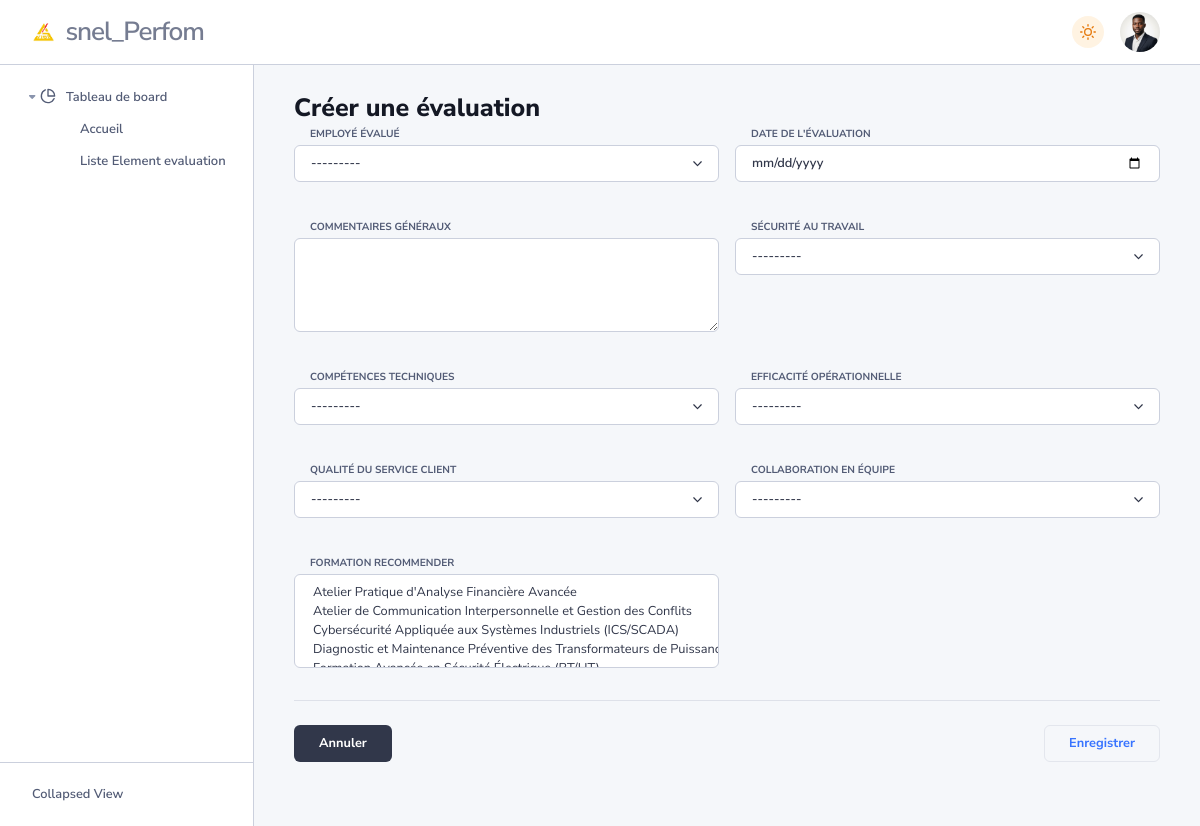
Screenshot of /goals/evaluer/ (signed in) with the database file from the repository.
### employee/models.py (models this page shows, shortened)
class Employee(AbstractUser):
    GENDER_CHOICES = [
        ('M', 'Masculin'),
        ('F', 'Féminin'),
        ('O', 'Autre'),
    ]
    CONTRACT_TYPE_CHOICES = [
        ('CDI', 'Contrat à Durée Indéterminée'),
        ('CDD', 'Contrat à Durée Déterminée'),
        ('INT', 'Intérim'),
        ('STA', 'Stage'),
        ('AUT', 'Autre'),
    ]
    EMPLOYEE_STATUS_CHOICES = [
        ('ACT', 'Actif'),
        ('CON', 'En Congé'),
        ('SUS', 'Suspendu'),
        ('RES', 'Démissionnaire'),
        ('LIC', 'Licencié'),
        ('RET', 'Retraité'),
    ]
    email = models.EmailField(unique=True, verbose_name="Adresse E-mail de Connexion")
    username = None
    USERNAME_FIELD = 'email'
    REQUIRED_FIELDS = []
    objects = CustomUserManager()
    employee_id = models.CharField(
        max_length=50, unique=True, blank=True,
        verbose_name="Numéro Matricule",
        help_text="Numéro d'identification unique de l'employé à la SNEL (généré automatiquement)."
    )
    is_hr = models.BooleanField(
        default=False, verbose_name="Est RH",
        help_text="Indique si l'utilisateur a des privilèges du département des ressources humaines."
    )
    is_manager = models.BooleanField(
        default=False, verbose_name="Est Manager",
        help_text="Indique si l'utilisateur est un manager avec une équipe à gérer."
    )
    is_admin = models.BooleanField(
        default=False, verbose_name="Est Administrateur",
    )
    date_of_birth = models.DateField(null=True, blank=True, verbose_name="Date de Naissance")
    gender = models.CharField(max_length=1, choices=GENDER_CHOICES, null=True, blank=True, verbose_name="Genre")
    phone_number = models.CharField(max_length=20, blank=True, null=True, verbose_name="Numéro de Téléphone")
    address = models.TextField(blank=True, null=True, verbose_name="Adresse Résidentielle")
    profile_picture = models.ImageField(upload_to='media/employee_pics/', null=True, blank=True,
                                        verbose_name="Photo de Profil")
    hire_date = models.DateField(verbose_name="Date d'Embauche", null=True)  # Used for year of engagement
    contract_type = models.CharField(max_length=3, choices=CONTRACT_TYPE_CHOICES, default='CDI',
                                     verbose_name="Type de Contrat")
    employee_status = models.CharField(max_length=3, choices=EMPLOYEE_STATUS_CHOICES, default='ACT',
                                       verbose_name="Statut de l'Employé")
    salary = models.DecimalField(max_digits=10, decimal_places=2, null=True, blank=True,
                                 verbose_name="Salaire Mensuel Brut")
    emergency_contact_name = models.CharField(max_length=100, blank=True, null=True,
                                              verbose_name="Contact d'Urgence (Nom)")
    emergency_contact_phone = models.CharField(max_length=20, blank=True, null=True,
                                               verbose_name="Contact d'Urgence (Téléphone)")
    department = models.ForeignKey(Department, on_delete=models.SET_NULL, null=True, blank=True,
                                   related_name='department_employees', verbose_name="Département")
    position = models.ForeignKey(Position, on_delete=models.SET_NULL, null=True, blank=True,
                                 related_name='position_employees', verbose_name="Poste")
    manager = models.ForeignKey('self', on_delete=models.SET_NULL, null=True, blank=True,
                                related_name='managed_employees', verbose_name="Manager Direct")
    created_at = models.DateTimeField(auto_now_add=True, verbose_name="Date de Création Fiche")
    updated_at = models.DateTimeField(auto_now=True, verbose_name="Date Dernière Maj Fiche")
    bloquer = models.BooleanField(default=False, verbose_name="Cochez cette case pour bloquer l'utilisateur")
    class Meta:
        verbose_name = "Utilisateur du systeme"
        verbose_name_plural = "Utilisateurs du systeme"
        ordering = ['last_name', 'first_name']
    def __str__(self):
        if not self.first_name and self.is_superuser:
            return f"Administrateur {self.id}"
        return f"{self.first_name} {self.last_name} ({self.employee_id})"

### performance/views.py (the view, shortened to what this page needs)
# urls.py: path('evaluer/', PerformanceReviewCreateView.as_view(), name='perform-create'),
class PerformanceReviewCreateView(LoginRequiredMixin, CreateView):
    model = PerformanceReview
    form_class = PerformanceReviewForm
    template_name = 'review_form.html'
    success_url = reverse_lazy('goals:perform-list')
    def get_form_kwargs(self):
        kwargs = super().get_form_kwargs()
        kwargs['reviewer'] = self.request.user
        return kwargs

### skill_training/models.py (called while the page is built)
    def __str__(self):
        return self.title

### templates/review_form.html (shortened to what this page needs)
{% extends 'index.html' %}
{% load static %}
{% block content %}
<div class="content">
    <div class="card-header">
        <h3 class="mb-0">{% if form.instance.pk %}Modifier l'évaluation{% else %}Créer une évaluation{% endif %}</h3>
    </div>
    <div class="goals-container"> <form method="post">
            <div class="row g-3">
                {% for field in form %}
                <div class="col-md-6 mb-3">
                    <label class="form-label">{{ field.label }}</label>
                    {{ field }}
                </div>
                {% endfor %}
            </div>
            <hr>
            <div class="d-flex justify-content-between mt-4">
                <a href="{% url 'goals:perform-list' %}" class="btn btn-secondary">Annuler</a>
                <button type="submit" class="btn btn-phoenix-primary">Enregistrer</button>
            </div>
        </form>
    </div>
</div>
{% endblock %}

### templates/index.html (shortened to what this page needs)
{% load static %}
<!DOCTYPE html>
<html lang="en-US" dir="ltr" data-navigation-type="default" data-navbar-horizontal-shape="default">
<head>
    <link href="{% static 'vendors/simplebar/simplebar.min.css' %}" rel="stylesheet">
    <link rel="stylesheet" href="{% static 'unicons.iconscout.com/release/v4.0.8/css/line.css' %}">
    <link href="{% static 'css/theme-rtl.min.css' %}" type="text/css" rel="stylesheet" id="style-rtl">
    <link href="{% static 'css/theme.min.css' %}" type="text/css" rel="stylesheet" id="style-default">
    <link href="{% static 'css/user-rtl.min.css' %}" type="text/css" rel="stylesheet" id="user-style-rtl">
    <link href="{% static 'css/user.min.css' %}" type="text/css" rel="stylesheet" id="user-style-default">
    <link href="{% static 'vendors/leaflet/leaflet.css' %}" rel="stylesheet">
    <link href="{% static 'vendors/leaflet.markercluster/MarkerCluster.css' %}" rel="stylesheet">
    <link href="{% static 'vendors/leaflet.markercluster/MarkerCluster.Default.css' %}" rel="stylesheet">
  </head>
{% block body %}
  <body>
    <main class="main" id="top">
        {% block navigation1 %}
      <nav class="navbar navbar-vertical navbar-expand-lg" style="display:none;">
        <div class="collapse navbar-collapse" id="navbarVerticalCollapse">
          <div class="navbar-vertical-content">
            <ul class="navbar-nav flex-column" id="navbarVerticalNav">
              <li class="nav-item">
                <div class="nav-item-wrapper"><a class="nav-link dropdown-indicator label-1" href="#nv-home" role="button" data-bs-toggle="collapse" aria-expanded="true" aria-controls="nv-home">
                    <div class="d-flex align-items-center">
                      <div class="dropdown-indicator-icon-wrapper"><span class="fas fa-caret-right dropdown-indicator-icon"></span></div><span class="nav-link-icon"><span data-feather="pie-chart"></span></span><span class="nav-link-text">Tableau de board</span>
                    </div>
                  </a>
                  <div class="parent-wrapper label-1">
                    <ul class="nav collapse parent show" data-bs-parent="#navbarVerticalCollapse" id="nv-home">
                      <li class="nav-item"><a class="nav-link {% if active_link == 1 %}active{% endif %}" href="{%  url 'dashboard:home' %}">
                          <div class="d-flex align-items-center"><span class="nav-link-text">Accueil</span></div>
                        </a>
                      </li>
                      <li class="nav-item"><a class="nav-link {% if active_link == 3 %}active{% endif %}" href="{% url 'goals:element-liste' %}">
                              <div class="d-flex align-items-center"><span class="nav-link-text">Liste Element evaluation</span></div>
                            </a>
                      </li>
                    </ul>
                  </div>
                </div>
              </li>
            </ul>
          </div>
        </div>
        <div class="navbar-vertical-footer"><button class="btn navbar-vertical-toggle border-0 fw-semibold w-100 white-space-nowrap d-flex align-items-center"><span class="navbar-vertical-footer-text ms-2">Collapsed View</span></button></div>
      </nav>
        {% endblock navigation1 %}
    {% block navigation2 %}
      <nav class="navbar navbar-top fixed-top navbar-expand" id="navbarDefault" style="display:none;">
        <div class="collapse navbar-collapse justify-content-between">
          <div class="navbar-logo">
            <a class="navbar-brand me-1 me-sm-2" href="{% url 'dashboard:home' %}">
              <div class="d-flex align-items-center">
                <div class="d-flex align-items-center"><img src="{% static 'img/logo.png' %}" alt="phoenix" width="27" />
                  <h5 class="logo-text ms-2 d-none d-sm-block">snel_Perfom</h5>
                </div>
              </div>
            </a>
          </div>
          <ul class="navbar-nav navbar-nav-icons flex-row">
            <li class="nav-item">
              <div class="theme-control-toggle fa-icon-wait px-2"><label class="mb-0 theme-control-toggle-label theme-control-toggle-dark" for="themeControlToggle" data-bs-toggle="tooltip" data-bs-placement="left" data-bs-title="Switch theme" style="height:32px;width:32px;"><span class="icon" data-feather="sun"></span></label></div>
            </li>
            <li class="nav-item dropdown"><a class="nav-link lh-1 pe-0" id="navbarDropdownUser" href="#!" role="button" data-bs-toggle="dropdown" data-bs-auto-close="outside" aria-haspopup="true" aria-expanded="false">
                <div class="avatar avatar-l ">
                  <img class="rounded-circle " src="{% if request.user.profile_picture %}{{ request.user.profile_picture.url  }}{% else %} {% static 'img/avatar/default_profile.png' %} {% endif %}" alt="" />
                </div>
              </a>
            </li>
          </ul>
        </div>
      </nav>
    {% endblock navigation2 %}
       {% block content %}{% endblock %}
    </main>
  </body>
{% endblock %}
</html>

### rows the page displays
Employee: profile_picture (picture)
Employee: form "---------"

### other values shown
{{ field.label }} "EMPLOYÉ ÉVALUÉ" "DATE DE L'ÉVALUATION" "COMMENTAIRES GÉNÉRAUX" "SÉCURITÉ AU TRAVAIL" "COMPÉTENCES TECHNIQUES" "EFFICACITÉ OPÉRATIONNELLE" "QUALITÉ DU SERVICE CLIENT" "COLLABORATION EN ÉQUIPE" "FORMATION RECOMMENDER"
